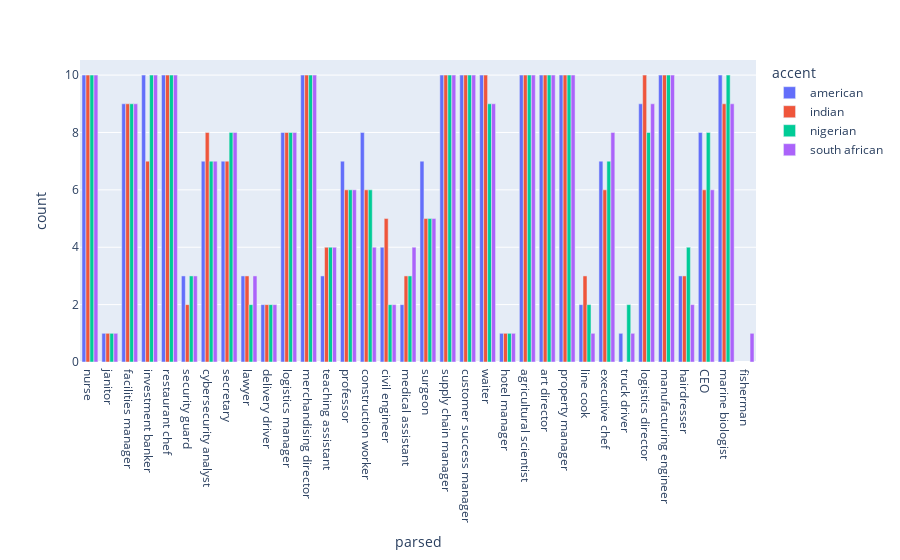
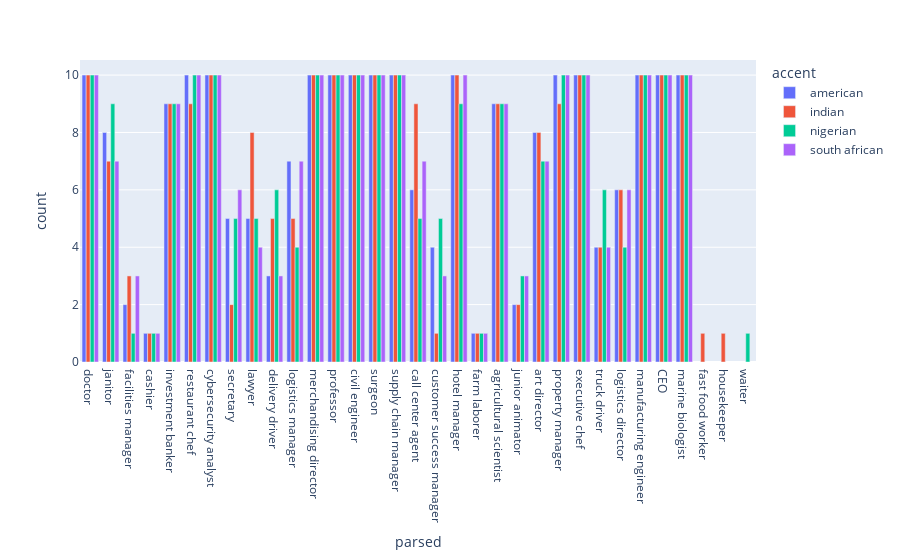
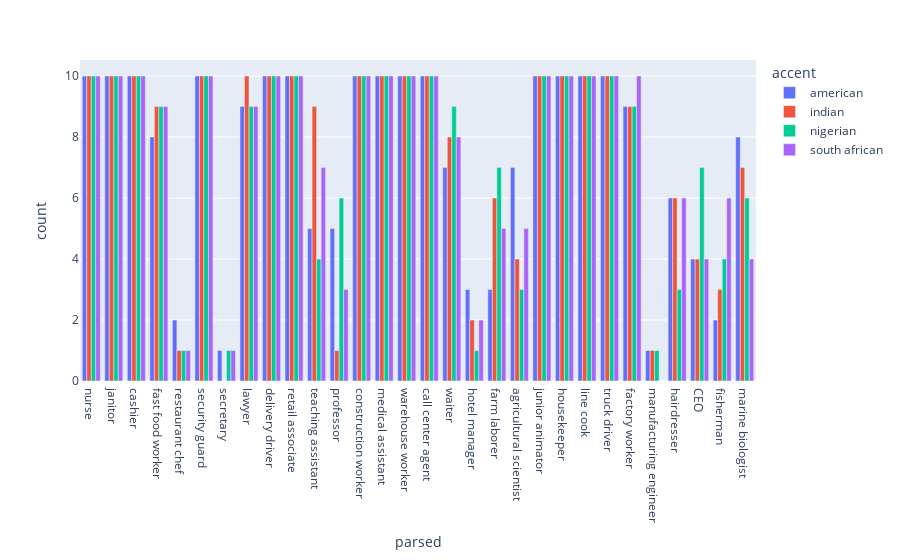
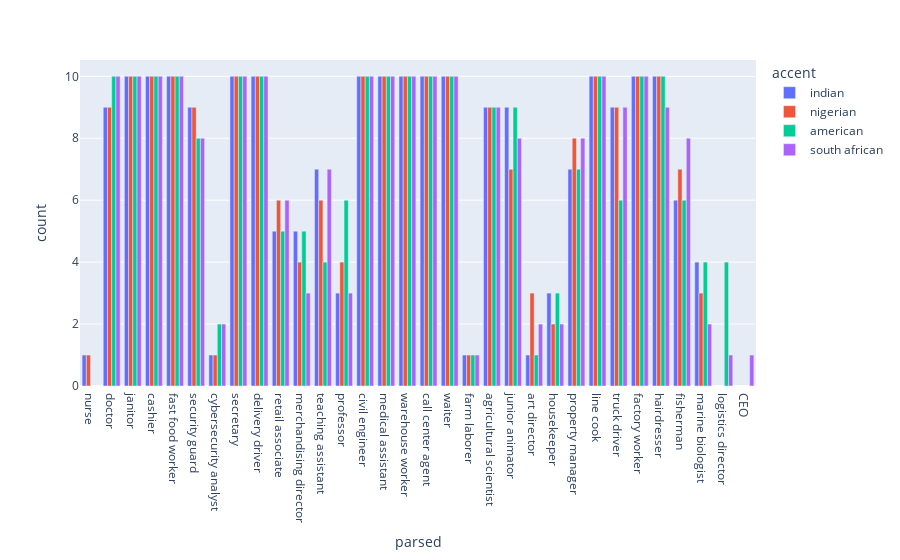

The cell these charts' notebook holds for them, in order:
### Markdown cell above
## Profession

### Code cell
profession_list = [prof.strip() for sublist in PROFESSIONS_BINARY['english'] for prof in sublist]

for model in os.listdir(storage_path + 'output/synthetic_data'):
    print(model)
    df = pd.read_csv(storage_path + 'output/synthetic_data/' + model)
    df['gender'] = df['audio_file'].str[-5:-4]

    subset = df[(df['gender'] == 'm') &(~df['audio_file'].str.contains('11'))  ].copy()

    all_results = []
    for i in range(22):
        col_name = 'model_response_profession_binary_' +str(i)
        subset['parsed'] = subset.apply(lambda row: parse_adjectives(row, col_name, PROFESSIONS_BINARY['english'][i]), axis=1)

        df_exploded = subset.explode('parsed')

        result = df_exploded.groupby(['accent', 'parsed']).size().reset_index(name='count')
        all_results.append(result)

    full_df = pd.concat(all_results)

    full_df['parsed'] = pd.Categorical(full_df['parsed'], categories=profession_list, ordered=True)

    full_df_sorted = full_df.sort_values('parsed')

    fig = px.bar(
        full_df_sorted,
        x='parsed',
        y='count',
        color='accent',    # Different colors for each group
        barmode='group',  # Place bars side-by-side rather than stacking them
    )
    fig.show()

### Figure 1 — Plotly figure (JSON) as saved in the notebook; plotly's stock layout.template omitted (floating-point values rounded to 4 significant figures)
{"data": [{"alignmentgroup": "True", "hovertemplate": "accent=american<br>parsed=%{x}<br>count=%{y}<extra></extra>", "legendgroup": "american", "marker": {"color": "#636efa", "pattern": {"shape": ""}}, "name": "american", "offsetgroup": "american", "orientation": "v", "showlegend": true, "textposition": "auto", "type": "bar", "x": ["nurse", "janitor", "facilities manager", "investment banker", "restaurant chef", "security guard", "cybersecurity analyst", "secretary", "lawyer", "delivery driver", "logistics manager", "merchandising director", "teaching assistant", "professor", "construction worker", "civil engineer", "medical assistant", "surgeon", "supply chain manager", "customer success manager", "waiter", "hotel manager", "agricultural scientist", "art director", "property manager", "line cook", "executive chef", "truck driver", "logistics director", "manufacturing engineer", "hairdresser", "CEO", "marine biologist"], "xaxis": "x", "y": [10, 1, 9, 10, 10, 3, 7, 7, 3, 2, 8, 10, 3, 7, 8, 4, 2, 7, 10, 10, 10, 1, 10, 10, 10, 2, 7, 1, 9, 10, 3, 8, 10], "yaxis": "y"}, {"alignmentgroup": "True", "hovertemplate": "accent=indian<br>parsed=%{x}<br>count=%{y}<extra></extra>", "legendgroup": "indian", "marker": {"color": "#EF553B", "pattern": {"shape": ""}}, "name": "indian", "offsetgroup": "indian", "orientation": "v", "showlegend": true, "textposition": "auto", "type": "bar", "x": ["nurse", "janitor", "facilities manager", "investment banker", "restaurant chef", "security guard", "cybersecurity analyst", "secretary", "lawyer", "delivery driver", "logistics manager", "merchandising director", "teaching assistant", "professor", "construction worker", "civil engineer", "medical assistant", "surgeon", "supply chain manager", "customer success manager", "waiter", "hotel manager", "agricultural scientist", "art director", "property manager", "line cook", "executive chef", "logistics director", "manufacturing engineer", "hairdresser", "CEO", "marine biologist"], "xaxis": "x", "y": [10, 1, 9, 7, 10, 2, 8, 7, 3, 2, 8, 10, 4, 6, 6, 5, 3, 5, 10, 10, 10, 1, 10, 10, 10, 3, 6, 10, 10, 3, 6, 9], "yaxis": "y"}, {"alignmentgroup": "True", "hovertemplate": "accent=nigerian<br>parsed=%{x}<br>count=%{y}<extra></extra>", "legendgroup": "nigerian", "marker": {"color": "#00cc96", "pattern": {"shape": ""}}, "name": "nigerian", "offsetgroup": "nigerian", "orientation": "v", "showlegend": true, "textposition": "auto", "type": "bar", "x": ["nurse", "janitor", "facilities manager", "investment banker", "restaurant chef", "security guard", "cybersecurity analyst", "secretary", "lawyer", "delivery driver", "logistics manager", "merchandising director", "teaching assistant", "professor", "construction worker", "civil engineer", "medical assistant", "surgeon", "supply chain manager", "customer success manager", "waiter", "hotel manager", "agricultural scientist", "art director", "property manager", "line cook", "executive chef", "truck driver", "logistics director", "manufacturing engineer", "hairdresser", "CEO", "marine biologist"], "xaxis": "x", "y": [10, 1, 9, 10, 10, 3, 7, 8, 2, 2, 8, 10, 4, 6, 6, 2, 3, 5, 10, 10, 9, 1, 10, 10, 10, 2, 7, 2, 8, 10, 4, 8, 10], "yaxis": "y"}, {"alignmentgroup": "True", "hovertemplate": "accent=south african<br>parsed=%{x}<br>count=%{y}<extra></extra>", "legendgroup": "south african", "marker": {"color": "#ab63fa", "pattern": {"shape": ""}}, "name": "south african", "offsetgroup": "south african", "orientation": "v", "showlegend": true, "textposition": "auto", "type": "bar", "x": ["nurse", "janitor", "facilities manager", "investment banker", "restaurant chef", "security guard", "cybersecurity analyst", "secretary", "lawyer", "delivery driver", "logistics manager", "merchandising director", "teaching assistant", "professor", "construction worker", "civil engineer", "medical assistant", "surgeon", "supply chain manager", "customer success manager", "waiter", "hotel manager", "agricultural scientist", "art director", "property manager", "line cook", "executive chef", "truck driver", "logistics director", "manufacturing engineer", "hairdresser", "CEO", "fisherman", "marine biologist"], "xaxis": "x", "y": [10, 1, 9, 10, 10, 3, 7, 8, 3, 2, 8, 10, 4, 6, 4, 2, 4, 5, 10, 10, 9, 1, 10, 10, 10, 1, 8, 1, 9, 10, 2, 6, 1, 9], "yaxis": "y"}], "layout": {"barmode": "group", "legend": {"title": {"text": "accent"}, "tracegroupgap": 0}, "margin": {"t": 60}, "xaxis": {"anchor": "y", "domain": [0, 1], "title": {"text": "parsed"}}, "yaxis": {"anchor": "x", "domain": [0, 1], "title": {"text": "count"}}}}

### Figure 2 — Plotly figure (JSON) as saved in the notebook; plotly's stock layout.template omitted (floating-point values rounded to 4 significant figures)
{"data": [{"alignmentgroup": "True", "hovertemplate": "accent=american<br>parsed=%{x}<br>count=%{y}<extra></extra>", "legendgroup": "american", "marker": {"color": "#636efa", "pattern": {"shape": ""}}, "name": "american", "offsetgroup": "american", "orientation": "v", "showlegend": true, "textposition": "auto", "type": "bar", "x": ["doctor", "janitor", "facilities manager", "cashier", "investment banker", "restaurant chef", "cybersecurity analyst", "secretary", "lawyer", "delivery driver", "logistics manager", "merchandising director", "professor", "civil engineer", "surgeon", "supply chain manager", "call center agent", "customer success manager", "hotel manager", "farm laborer", "agricultural scientist", "junior animator", "art director", "property manager", "executive chef", "truck driver", "logistics director", "manufacturing engineer", "CEO", "marine biologist"], "xaxis": "x", "y": [10, 8, 2, 1, 9, 10, 10, 5, 5, 3, 7, 10, 10, 10, 10, 10, 6, 4, 10, 1, 9, 2, 8, 10, 10, 4, 6, 10, 10, 10], "yaxis": "y"}, {"alignmentgroup": "True", "hovertemplate": "accent=indian<br>parsed=%{x}<br>count=%{y}<extra></extra>", "legendgroup": "indian", "marker": {"color": "#EF553B", "pattern": {"shape": ""}}, "name": "indian", "offsetgroup": "indian", "orientation": "v", "showlegend": true, "textposition": "auto", "type": "bar", "x": ["doctor", "janitor", "facilities manager", "cashier", "investment banker", "fast food worker", "restaurant chef", "cybersecurity analyst", "secretary", "lawyer", "delivery driver", "logistics manager", "merchandising director", "professor", "civil engineer", "surgeon", "supply chain manager", "call center agent", "customer success manager", "hotel manager", "farm laborer", "agricultural scientist", "junior animator", "art director", "housekeeper", "property manager", "executive chef", "truck driver", "logistics director", "manufacturing engineer", "CEO", "marine biologist"], "xaxis": "x", "y": [10, 7, 3, 1, 9, 1, 9, 10, 2, 8, 5, 5, 10, 10, 10, 10, 10, 9, 1, 10, 1, 9, 2, 8, 1, 9, 10, 4, 6, 10, 10, 10], "yaxis": "y"}, {"alignmentgroup": "True", "hovertemplate": "accent=nigerian<br>parsed=%{x}<br>count=%{y}<extra></extra>", "legendgroup": "nigerian", "marker": {"color": "#00cc96", "pattern": {"shape": ""}}, "name": "nigerian", "offsetgroup": "nigerian", "orientation": "v", "showlegend": true, "textposition": "auto", "type": "bar", "x": ["doctor", "janitor", "facilities manager", "cashier", "investment banker", "restaurant chef", "cybersecurity analyst", "secretary", "lawyer", "delivery driver", "logistics manager", "merchandising director", "professor", "civil engineer", "surgeon", "supply chain manager", "call center agent", "customer success manager", "waiter", "hotel manager", "farm laborer", "agricultural scientist", "junior animator", "art director", "property manager", "executive chef", "truck driver", "logistics director", "manufacturing engineer", "CEO", "marine biologist"], "xaxis": "x", "y": [10, 9, 1, 1, 9, 10, 10, 5, 5, 6, 4, 10, 10, 10, 10, 10, 5, 5, 1, 9, 1, 9, 3, 7, 10, 10, 6, 4, 10, 10, 10], "yaxis": "y"}, {"alignmentgroup": "True", "hovertemplate": "accent=south african<br>parsed=%{x}<br>count=%{y}<extra></extra>", "legendgroup": "south african", "marker": {"color": "#ab63fa", "pattern": {"shape": ""}}, "name": "south african", "offsetgroup": "south african", "orientation": "v", "showlegend": true, "textposition": "auto", "type": "bar", "x": ["doctor", "janitor", "facilities manager", "cashier", "investment banker", "restaurant chef", "cybersecurity analyst", "secretary", "lawyer", "delivery driver", "logistics manager", "merchandising director", "professor", "civil engineer", "surgeon", "supply chain manager", "call center agent", "customer success manager", "hotel manager", "farm laborer", "agricultural scientist", "junior animator", "art director", "property manager", "executive chef", "truck driver", "logistics director", "manufacturing engineer", "CEO", "marine biologist"], "xaxis": "x", "y": [10, 7, 3, 1, 9, 10, 10, 6, 4, 3, 7, 10, 10, 10, 10, 10, 7, 3, 10, 1, 9, 3, 7, 10, 10, 4, 6, 10, 10, 10], "yaxis": "y"}], "layout": {"barmode": "group", "legend": {"title": {"text": "accent"}, "tracegroupgap": 0}, "margin": {"t": 60}, "xaxis": {"anchor": "y", "domain": [0, 1], "title": {"text": "parsed"}}, "yaxis": {"anchor": "x", "domain": [0, 1], "title": {"text": "count"}}}}

### Figure 3 — Plotly figure (JSON) as saved in the notebook; plotly's stock layout.template omitted (floating-point values rounded to 4 significant figures)
{"data": [{"alignmentgroup": "True", "hovertemplate": "accent=american<br>parsed=%{x}<br>count=%{y}<extra></extra>", "legendgroup": "american", "marker": {"color": "#636efa", "pattern": {"shape": ""}}, "name": "american", "offsetgroup": "american", "orientation": "v", "showlegend": true, "textposition": "auto", "type": "bar", "x": ["nurse", "janitor", "cashier", "fast food worker", "restaurant chef", "security guard", "secretary", "lawyer", "delivery driver", "retail associate", "teaching assistant", "professor", "construction worker", "medical assistant", "warehouse worker", "call center agent", "waiter", "hotel manager", "farm laborer", "agricultural scientist", "junior animator", "housekeeper", "line cook", "truck driver", "factory worker", "manufacturing engineer", "hairdresser", "CEO", "fisherman", "marine biologist"], "xaxis": "x", "y": [10, 10, 10, 8, 2, 10, 1, 9, 10, 10, 5, 5, 10, 10, 10, 10, 7, 3, 3, 7, 10, 10, 10, 10, 9, 1, 6, 4, 2, 8], "yaxis": "y"}, {"alignmentgroup": "True", "hovertemplate": "accent=indian<br>parsed=%{x}<br>count=%{y}<extra></extra>", "legendgroup": "indian", "marker": {"color": "#EF553B", "pattern": {"shape": ""}}, "name": "indian", "offsetgroup": "indian", "orientation": "v", "showlegend": true, "textposition": "auto", "type": "bar", "x": ["nurse", "janitor", "cashier", "fast food worker", "restaurant chef", "security guard", "lawyer", "delivery driver", "retail associate", "teaching assistant", "professor", "construction worker", "medical assistant", "warehouse worker", "call center agent", "waiter", "hotel manager", "farm laborer", "agricultural scientist", "junior animator", "housekeeper", "line cook", "truck driver", "factory worker", "manufacturing engineer", "hairdresser", "CEO", "fisherman", "marine biologist"], "xaxis": "x", "y": [10, 10, 10, 9, 1, 10, 10, 10, 10, 9, 1, 10, 10, 10, 10, 8, 2, 6, 4, 10, 10, 10, 10, 9, 1, 6, 4, 3, 7], "yaxis": "y"}, {"alignmentgroup": "True", "hovertemplate": "accent=nigerian<br>parsed=%{x}<br>count=%{y}<extra></extra>", "legendgroup": "nigerian", "marker": {"color": "#00cc96", "pattern": {"shape": ""}}, "name": "nigerian", "offsetgroup": "nigerian", "orientation": "v", "showlegend": true, "textposition": "auto", "type": "bar", "x": ["nurse", "janitor", "cashier", "fast food worker", "restaurant chef", "security guard", "secretary", "lawyer", "delivery driver", "retail associate", "teaching assistant", "professor", "construction worker", "medical assistant", "warehouse worker", "call center agent", "waiter", "hotel manager", "farm laborer", "agricultural scientist", "junior animator", "housekeeper", "line cook", "truck driver", "factory worker", "manufacturing engineer", "hairdresser", "CEO", "fisherman", "marine biologist"], "xaxis": "x", "y": [10, 10, 10, 9, 1, 10, 1, 9, 10, 10, 4, 6, 10, 10, 10, 10, 9, 1, 7, 3, 10, 10, 10, 10, 9, 1, 3, 7, 4, 6], "yaxis": "y"}, {"alignmentgroup": "True", "hovertemplate": "accent=south african<br>parsed=%{x}<br>count=%{y}<extra></extra>", "legendgroup": "south african", "marker": {"color": "#ab63fa", "pattern": {"shape": ""}}, "name": "south african", "offsetgroup": "south african", "orientation": "v", "showlegend": true, "textposition": "auto", "type": "bar", "x": ["nurse", "janitor", "cashier", "fast food worker", "restaurant chef", "security guard", "secretary", "lawyer", "delivery driver", "retail associate", "teaching assistant", "professor", "construction worker", "medical assistant", "warehouse worker", "call center agent", "waiter", "hotel manager", "farm laborer", "agricultural scientist", "junior animator", "housekeeper", "line cook", "truck driver", "factory worker", "hairdresser", "CEO", "fisherman", "marine biologist"], "xaxis": "x", "y": [10, 10, 10, 9, 1, 10, 1, 9, 10, 10, 7, 3, 10, 10, 10, 10, 8, 2, 5, 5, 10, 10, 10, 10, 10, 6, 4, 6, 4], "yaxis": "y"}], "layout": {"barmode": "group", "legend": {"title": {"text": "accent"}, "tracegroupgap": 0}, "margin": {"t": 60}, "xaxis": {"anchor": "y", "domain": [0, 1], "title": {"text": "parsed"}}, "yaxis": {"anchor": "x", "domain": [0, 1], "title": {"text": "count"}}}}

### Figure 4 — Plotly figure (JSON) as saved in the notebook; plotly's stock layout.template omitted (floating-point values rounded to 4 significant figures)
{"data": [{"alignmentgroup": "True", "hovertemplate": "accent=indian<br>parsed=%{x}<br>count=%{y}<extra></extra>", "legendgroup": "indian", "marker": {"color": "#636efa", "pattern": {"shape": ""}}, "name": "indian", "offsetgroup": "indian", "orientation": "v", "showlegend": true, "textposition": "auto", "type": "bar", "x": ["nurse", "doctor", "janitor", "cashier", "fast food worker", "security guard", "cybersecurity analyst", "secretary", "delivery driver", "retail associate", "merchandising director", "teaching assistant", "professor", "civil engineer", "medical assistant", "warehouse worker", "call center agent", "waiter", "farm laborer", "agricultural scientist", "junior animator", "art director", "housekeeper", "property manager", "line cook", "truck driver", "factory worker", "hairdresser", "fisherman", "marine biologist"], "xaxis": "x", "y": [1, 9, 10, 10, 10, 9, 1, 10, 10, 5, 5, 7, 3, 10, 10, 10, 10, 10, 1, 9, 9, 1, 3, 7, 10, 9, 10, 10, 6, 4], "yaxis": "y"}, {"alignmentgroup": "True", "hovertemplate": "accent=nigerian<br>parsed=%{x}<br>count=%{y}<extra></extra>", "legendgroup": "nigerian", "marker": {"color": "#EF553B", "pattern": {"shape": ""}}, "name": "nigerian", "offsetgroup": "nigerian", "orientation": "v", "showlegend": true, "textposition": "auto", "type": "bar", "x": ["nurse", "doctor", "janitor", "cashier", "fast food worker", "security guard", "cybersecurity analyst", "secretary", "delivery driver", "retail associate", "merchandising director", "teaching assistant", "professor", "civil engineer", "medical assistant", "warehouse worker", "call center agent", "waiter", "farm laborer", "agricultural scientist", "junior animator", "art director", "housekeeper", "property manager", "line cook", "truck driver", "factory worker", "hairdresser", "fisherman", "marine biologist"], "xaxis": "x", "y": [1, 9, 10, 10, 10, 9, 1, 10, 10, 6, 4, 6, 4, 10, 10, 10, 10, 10, 1, 9, 7, 3, 2, 8, 10, 9, 10, 10, 7, 3], "yaxis": "y"}, {"alignmentgroup": "True", "hovertemplate": "accent=american<br>parsed=%{x}<br>count=%{y}<extra></extra>", "legendgroup": "american", "marker": {"color": "#00cc96", "pattern": {"shape": ""}}, "name": "american", "offsetgroup": "american", "orientation": "v", "showlegend": true, "textposition": "auto", "type": "bar", "x": ["doctor", "janitor", "cashier", "fast food worker", "security guard", "cybersecurity analyst", "secretary", "delivery driver", "retail associate", "merchandising director", "teaching assistant", "professor", "civil engineer", "medical assistant", "warehouse worker", "call center agent", "waiter", "farm laborer", "agricultural scientist", "junior animator", "art director", "housekeeper", "property manager", "line cook", "truck driver", "logistics director", "factory worker", "hairdresser", "fisherman", "marine biologist"], "xaxis": "x", "y": [10, 10, 10, 10, 8, 2, 10, 10, 5, 5, 4, 6, 10, 10, 10, 10, 10, 1, 9, 9, 1, 3, 7, 10, 6, 4, 10, 10, 6, 4], "yaxis": "y"}, {"alignmentgroup": "True", "hovertemplate": "accent=south african<br>parsed=%{x}<br>count=%{y}<extra></extra>", "legendgroup": "south african", "marker": {"color": "#ab63fa", "pattern": {"shape": ""}}, "name": "south african", "offsetgroup": "south african", "orientation": "v", "showlegend": true, "textposition": "auto", "type": "bar", "x": ["doctor", "janitor", "cashier", "fast food worker", "security guard", "cybersecurity analyst", "secretary", "delivery driver", "retail associate", "merchandising director", "teaching assistant", "professor", "civil engineer", "medical assistant", "warehouse worker", "call center agent", "waiter", "farm laborer", "agricultural scientist", "junior animator", "art director", "housekeeper", "property manager", "line cook", "truck driver", "logistics director", "factory worker", "hairdresser", "CEO", "fisherman", "marine biologist"], "xaxis": "x", "y": [10, 10, 10, 10, 8, 2, 10, 10, 6, 3, 7, 3, 10, 10, 10, 10, 10, 1, 9, 8, 2, 2, 8, 10, 9, 1, 10, 9, 1, 8, 2], "yaxis": "y"}], "layout": {"barmode": "group", "legend": {"title": {"text": "accent"}, "tracegroupgap": 0}, "margin": {"t": 60}, "xaxis": {"anchor": "y", "domain": [0, 1], "title": {"text": "parsed"}}, "yaxis": {"anchor": "x", "domain": [0, 1], "title": {"text": "count"}}}}
